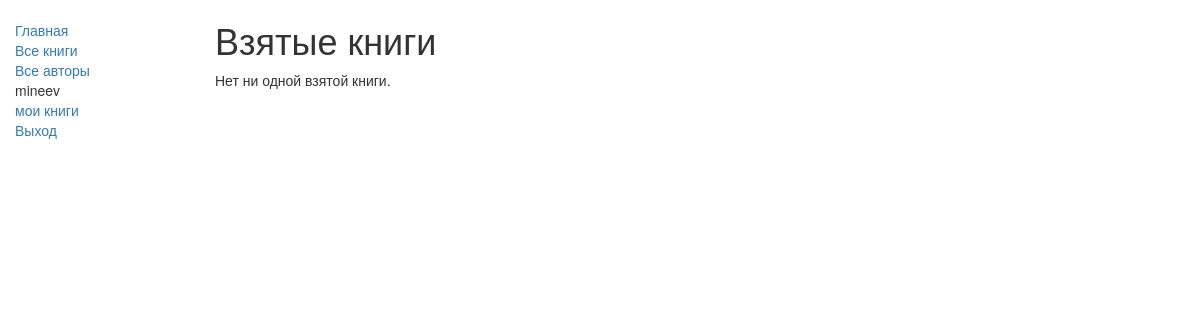
Before: /library/mybooks/ (signed in) with the older database file.
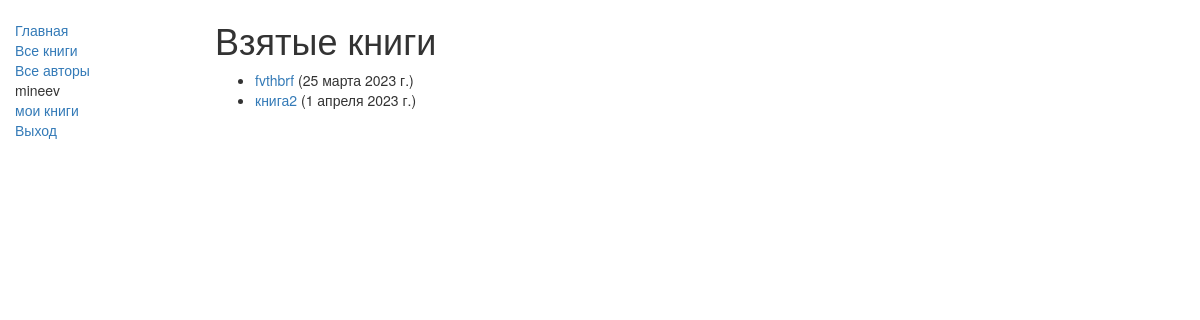
After: the same page with the newer database file.
### libcatalog/models.py (models this page shows, shortened)
class BookInstance(models.Model):
    class Meta:
        verbose_name = 'Экземпляр книги'
        verbose_name_plural = 'Экземпляры книг'
        ordering = ["due_back"]
        permissions = (("can_mark_returned", "Отметить как возвращенный"),)
    id = models.UUIDField(
        primary_key=True,
        default=uuid.uuid4,
        help_text="Уникальный ID физического экземляра книги")
    book = models.ForeignKey(
        'Book',
        on_delete=models.SET_NULL,
        null=True,
        verbose_name='книга в каталоге',
        help_text='книга описанная в каталоге')
    imprint = models.CharField(max_length=200,
                               verbose_name="издательство")
    due_back = models.DateField(null=True,
                                blank=True,
                                verbose_name='дата возврата')
    LOAN_STATUS = (
        ('m', 'На обслуживании'),
        ('o', 'На руках'),
        ('a', 'Доступен'),
        ('r', 'Зарезервирован'),
    )
    status = models.CharField(
        'Статус',
        max_length=1,
        choices=LOAN_STATUS,
        blank=True,
        default='m',
        help_text='статус книги, доступность')
    borrower = models.ForeignKey(User,
                                 on_delete=models.SET_NULL,
                                 null=True, blank=True)
    @property
    def is_overdue(self):
        if self.due_back and date.today() > self.due_back:
            return True
        return False

class Book(models.Model):
    class Meta:
        verbose_name = 'Книга'
        verbose_name_plural = 'Книги'
        ordering = ["title"]
    title = models.CharField(max_length=200)
    slug = models.CharField(max_length=30,
                            default = str(title),
                            verbose_name='отображение в пути url',
                            help_text='желательно латинские символы и цифры без пробелов, а так же смысловая нагрузка')
    author = models.ForeignKey(
        'Author',
        on_delete=models.SET_NULL,
        null=True,
        verbose_name='Автор',
        help_text='выберите автора книги')
    summary = models.TextField(
        max_length=1000,
        help_text="описание содержания книги")
    isbn = models.CharField(
        'ISBN',
        max_length=13,
        help_text='ISBN 13-ти значный индентификатор <a href="https://www.isbn-international.org/content/what-isbn">ISBN number</a>')
    genre = models.ManyToManyField(
        Genre,
        blank=True,
        verbose_name='Жанр',
        help_text="укажите жанр этой книги")
    lang = models.CharField('Язык',max_length=25,default='Русский')
    def display_genre(self):
        return ', '.join([ genre.name for genre in self.genre.all()[:3] ])
    display_genre.short_description = 'Genre'

### libcatalog/views.py (the view)
class LoanedBooksByUserListView(LoginRequiredMixin, generic.ListView):
    model = BookInstance
    template_name ='libcatalog/bookinstance_list_borrowed_user.html'
    paginate_by = 2
    def get_queryset(self):
        return BookInstance.objects.filter(borrower=self.request.user).filter(status__exact='o').order_by('due_back')

### libcatalog/templates/libcatalog/bookinstance_list_borrowed_user.html
{% extends "base_generic.html" %}
{% block content %}
    <h1>Взятые книги</h1>
    {% if bookinstance_list %}
    <ul>
      {% for bookinst in bookinstance_list %}
      <li class="{% if bookinst.is_overdue %}text-danger{% endif %}">
        <a href="{% url 'book-detail' bookinst.book.pk %}">{{bookinst.book.title}}</a> ({{ bookinst.due_back }})
      </li>
      {% endfor %}
    </ul>
    {% else %}
      <p>Нет ни одной взятой книги.</p>
    {% endif %}
{% endblock %}

Changed rows visible on the page:
now on this page (row edited): BookInstance: book "fvthbrf", due_back "25 марта 2023 г."
added BookInstance: book "книга2", due_back "1 апреля 2023 г."
Other visible differences:
text no longer shown: "Нет ни одной взятой книги."
